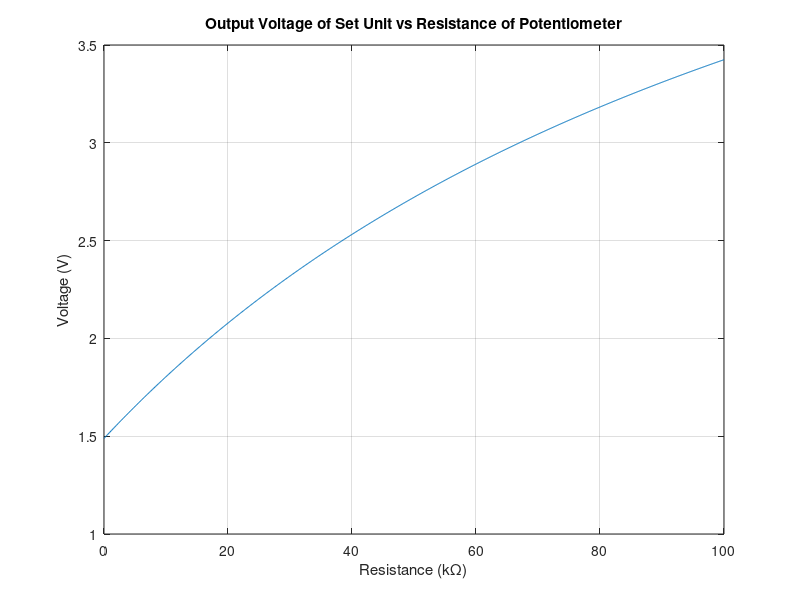

Here is the MATLAB script that generated this plot:
close all
clear
clc

x = 0:0.1:100;
voltage = 6 * (x+33) ./ (x+133);

figure("Name","Output Voltage of Set Unit vs Resistance of Potentiometer")
plot(x,voltage)
xlabel("Resistance (kΩ)")
ylabel("Voltage (V)")
title("Output Voltage of Set Unit vs Resistance of Potentiometer")
grid on
hold off
